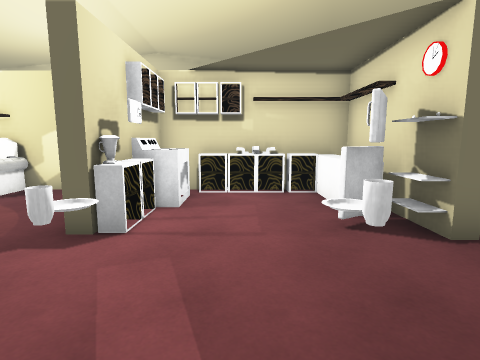
view 1 (above)

19 first-person views from a walk through a 3-D level made in the Unity game engine. The camera is 1.4 m above the floor, tilts 8° down and sees 80° across. The floor is counted in squares, 1 m on a side. Each view is taken from the middle of a square. On the plan, view 1 faces up. The plan holds only what a view shows up to about 14 squares ahead; the rest is blank. The place goes on beyond the plan. The player is left out. Door leaves are left out, so doorways stand open. Some surface patterns are stand-ins.

view 2
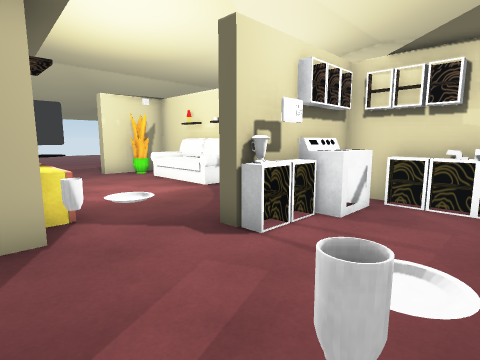

view 3
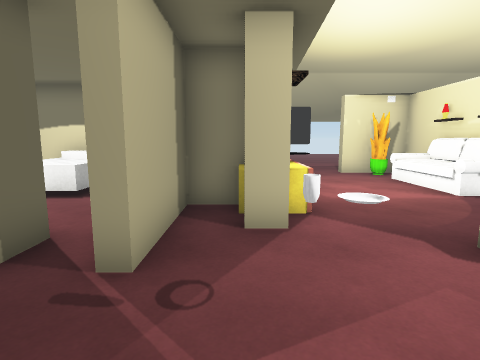

view 4
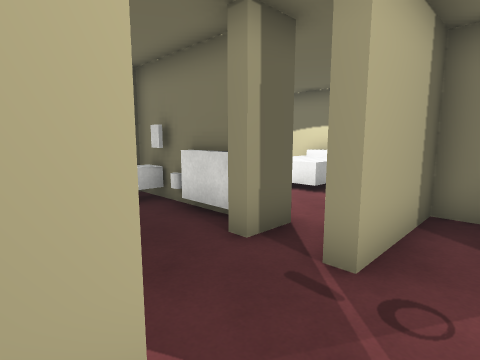

view 5
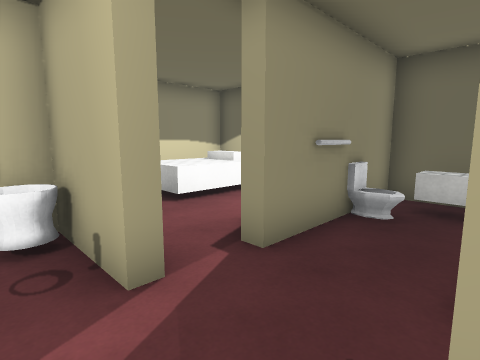

view 6
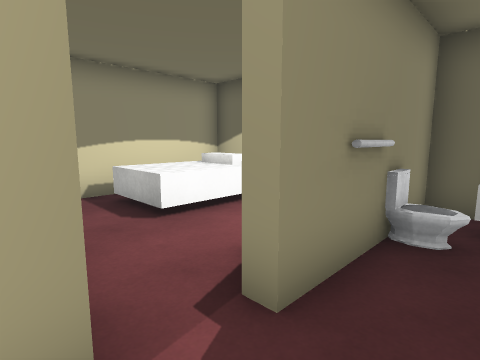

view 7
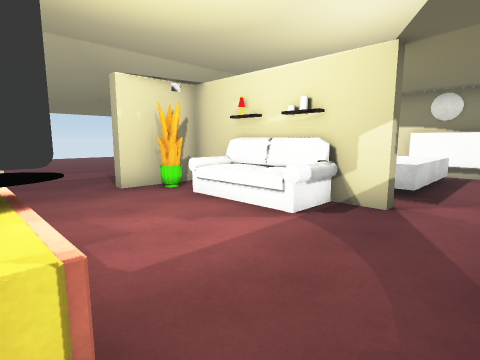

view 8
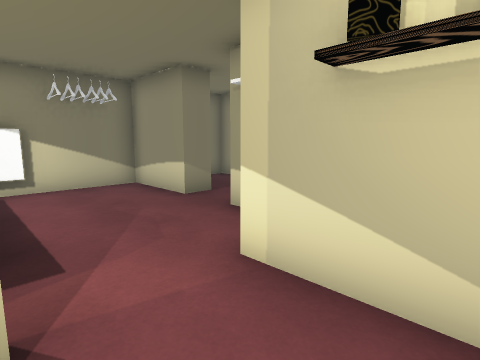

view 9
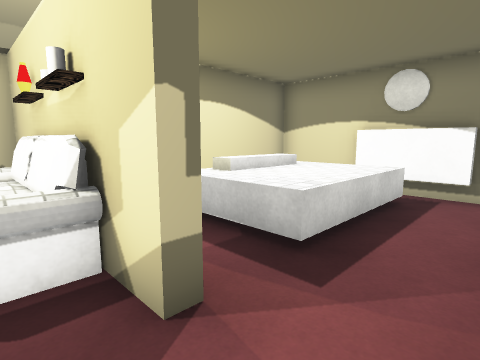

view 10
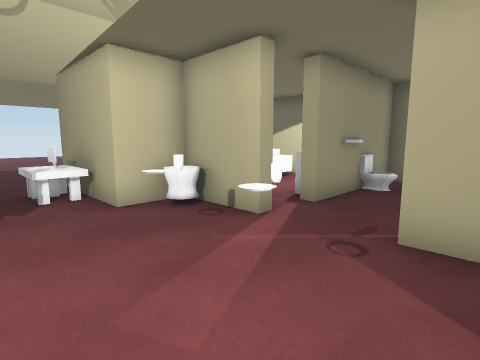

view 11
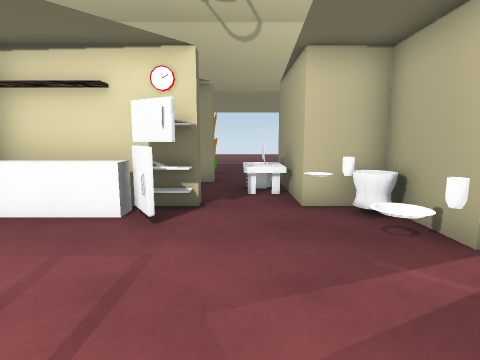

view 12
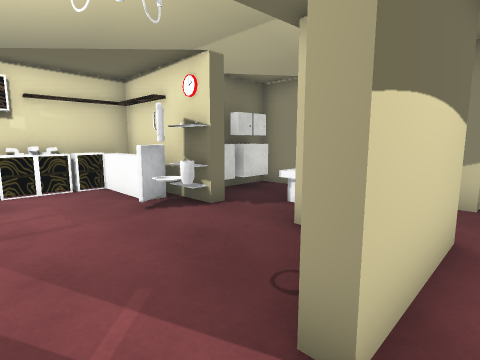

view 13
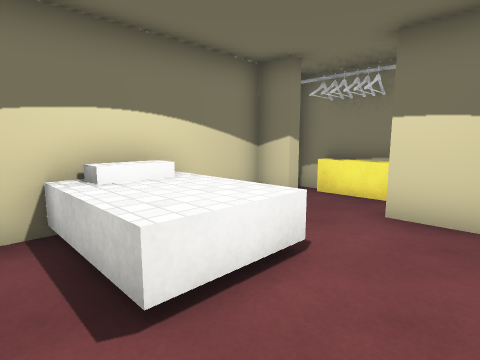

view 14
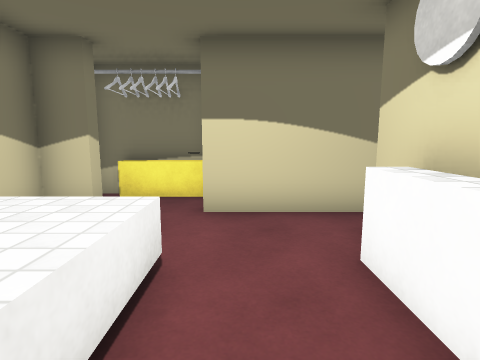

view 15
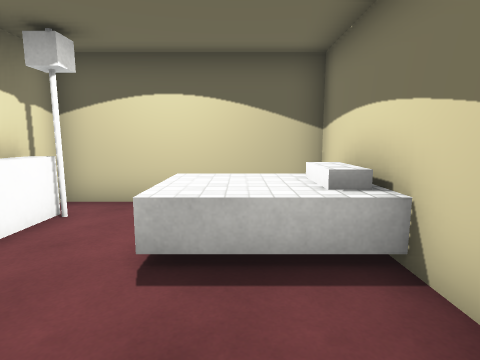

view 16
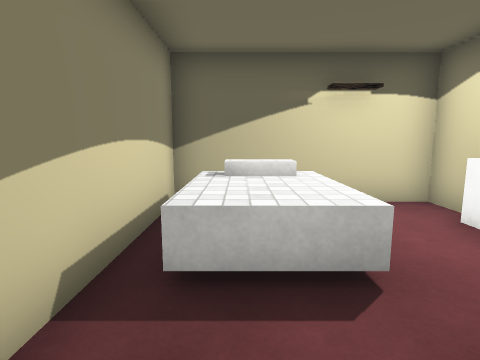

view 17
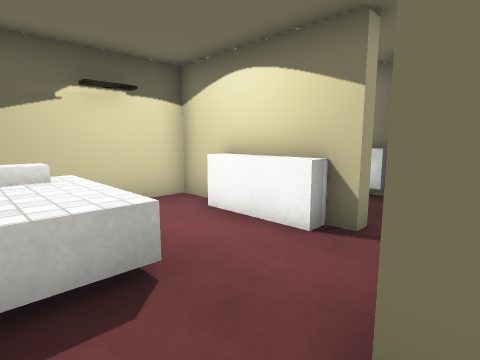

view 18
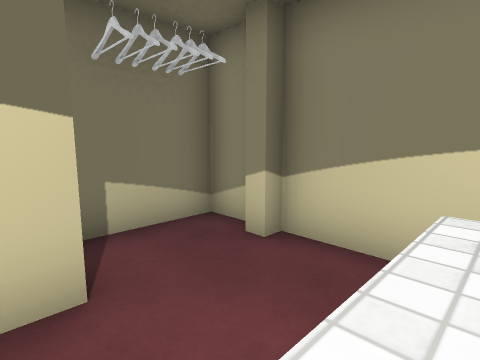

view 19
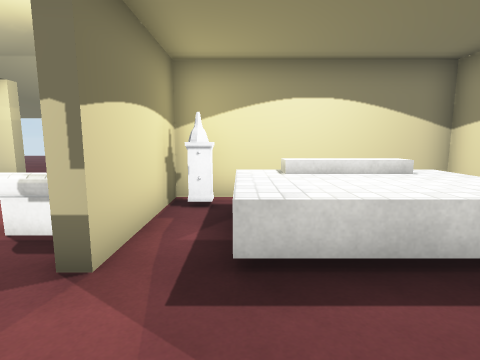

### Floor plan
Ten units are one square. View 1 is at (0, 0); x grows to the right and y downward. Boxes are objects, and circles mark ways between rooms. Rooms are numbered by the first view taken in them; rooms with no view inside come last. Other rooms are left out.
<svg viewBox="-120 -156 195 226">
<path fill="none" stroke="#000" d="M-26 -61 -26 -84M-39 -22 -39 -18M-34 -19 -34 -10M-14 -80 -22 -80 -22 -54M-49 -80 -65 -80M7 -15 7 -20M-51 0 -19 0 -19 6M30 -44 30 -80M5 4 5 0 15 0M-102 -68 -102 -65 -106 -62M-103 -69 -102 -65 -107 -63M-103 -69 -102 -65M30 0 30 -17 35 -17M-112 -28 -112 -21M-112 -80 -112 -54M-44 -25 -44 -19M-30 26 -30 17 -19 17M-79 1 -79 4 -88 4 -88 64 -30 64 -30 48M-64 -13 -89 -13M-24 4 -57 4M-59 -10 -80 -10M37 0 37 4 5 4M7 44 7 64 65 64 65 4 61 4 61 0M15 0 30 0M65 -2 65 -13 41 -13M-65 -84 -49 -84M-8 -122 -8 -151 -88 -151 -88 -91M65 -39 65 -54M-26 44 -26 64 3 64 3 16"/>
<rect x="-95" y="-85" width="40" height="20" fill="#bbb"><title>sofa</title></rect>
<rect x="-65" y="-35" width="10" height="20" fill="#bbb"><title>other object</title></rect>
<rect x="-25" y="-55" width="10" height="10" fill="#bbb"><title>cabinet</title></rect>
<rect x="-15" y="-75" width="10" height="20" fill="#bbb"><title>stove</title></rect>
<rect x="-15" y="-85" width="10" height="10" fill="#bbb"><title>cabinet</title></rect>
<rect x="-5" y="-85" width="10" height="10" fill="#bbb"><title>cabinet</title></rect>
<rect x="5" y="-85" width="10" height="10" fill="#bbb"><title>cabinet</title></rect>
<rect x="15" y="-15" width="10" height="20" fill="#bbb"><title>other object</title></rect>
<rect x="15" y="-55" width="20" height="20" fill="#bbb"><title>fridge</title></rect>
<rect x="15" y="-75" width="10" height="20" fill="#bbb"><title>other object</title></rect>
<rect x="15" y="-85" width="10" height="10" fill="#bbb"><title>cabinet</title></rect>
<rect x="-85" y="25" width="30" height="30" fill="#bbb"><title>other object</title></rect>
<rect x="35" y="25" width="30" height="30" fill="#bbb"><title>other object</title></rect>
<rect x="-85" y="-95" width="10" height="10" fill="#bbb"><title>nightstand</title></rect>
<rect x="-85" y="-145" width="40" height="50" fill="#bbb"><title>other object</title></rect>
<rect x="35" y="-35" width="30" height="20" fill="#bbb"><title>other object</title></rect>
<rect x="-45" y="25" width="40" height="40" fill="#bbb"><title>other object</title></rect>
<rect x="-5" y="35" width="10" height="10" fill="#bbb"><title>toilet</title></rect>
<circle cx="-35" cy="-80" r="3" fill="#2a7"/>
<circle cx="-7" cy="17" r="3" fill="#2a7"/>
<text x="-30" y="-50">1</text>
<text x="-60" y="30">2</text>
<text x="40" y="30">3</text>
<text x="-50" y="-110">4</text>
<text x="50" y="-30">5</text>
<text x="-10" y="40">6</text>
</svg>
Room 1 opens to room 4. Room 1 opens to room 6.

Where each view was taken, in squares from view 1:
view 1: 0 up, 0 right, facing up
view 2: 1 up, 1 right, facing up-left
view 3: 1 up, 1 right, facing left
view 4: 1 up, 1 right, facing down-left
view 5: 1 up, 2 left, facing down-right
view 6: 0 up, 1 left, facing down-right
view 7: 2 up, 3 left, facing up-left
view 8: 6 up, 5 left, facing up-right
view 9: 7 up, 3 left, facing up-left
view 10: 4 up, 3 left, facing down-right
view 11: 3 up, 3 left, facing right
view 12: 1 down, 1 left, facing up-right
view 13: 6 down, 4 left, facing up-left
view 14: 6 down, 5 left, facing up
view 15: 0 up, 7 left, facing down
view 16: 0 up, 5 right, facing down
view 17: 0 up, 5 right, facing down-left
view 18: 3 down, 3 right, facing up-right
view 19: 10 up, 2 left, facing left
